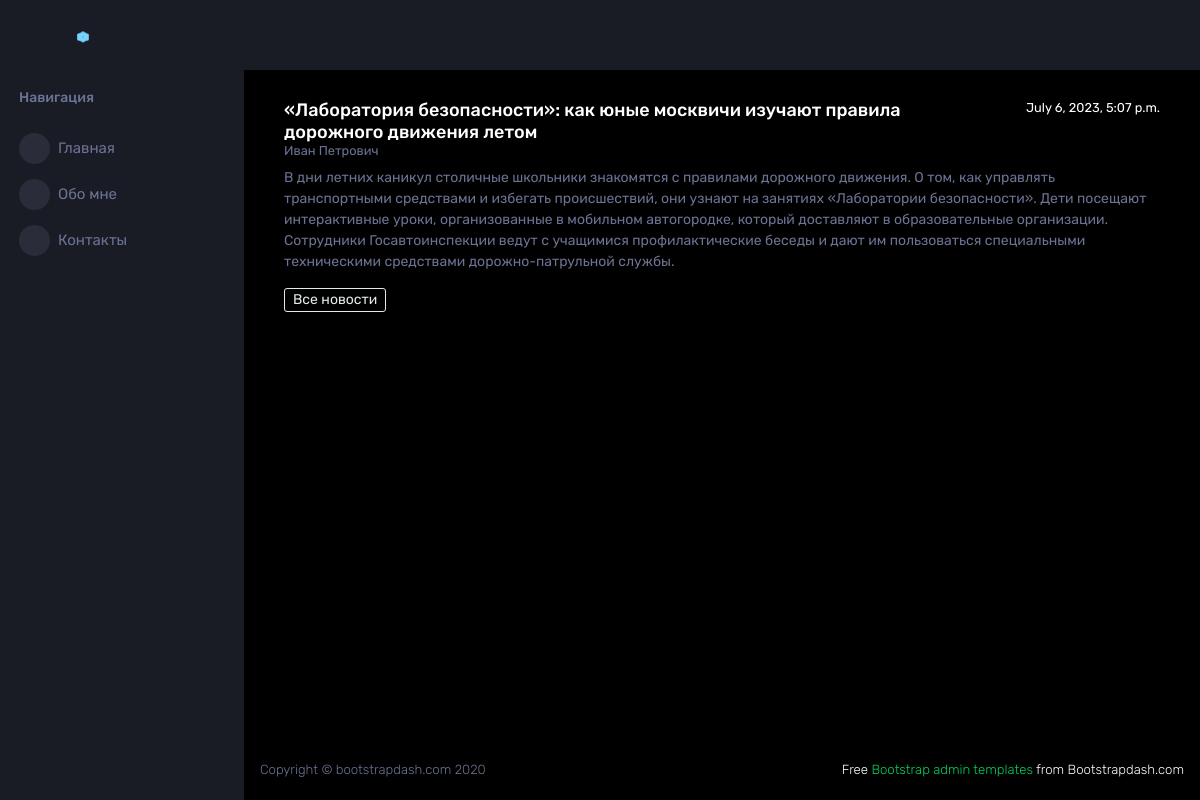
Screenshot of /news/1 with the database file from the repository.
### news/models.py (models this page shows, shortened)
class Post(models.Model):
    news = 'N'
    article = 'A'
    postChoice = [
        (news, 'Новость'),
        (article, 'Статья')
    ]
    postAuthor = models.ForeignKey(Author, on_delete = models.CASCADE)
    postType = models.CharField(max_length = 1, choices = postChoice, default = news)
    postDateTime = models.DateTimeField(auto_now_add = True)
    postCat = models.ManyToManyField(Category, through = 'PostCategory')
    postTitle = models.CharField(max_length = 255, default = 'Заголовок')
    postBody = models.TextField(default = 'Здесь должен быть текст')
    postRate = models.IntegerField(default = 0)

class Author(models.Model):
    userModel = models.OneToOneField(User, on_delete=models.CASCADE)
    userRate = models.IntegerField(default = 0)

### news/views.py (the view)
# urls.py: path('<int:pk>', NewsDetail.as_view())
class NewsDetail(DetailView):
    model = Post
    template_name = 'newspaper/post.html'
    context_object_name = 'post'

### news/templatetags/custom_filters.py (called while the page is built)
@register.filter(name='censor')
def censor(value):
    return cense(value)

### templates/newspaper/post.html (shortened to what this page needs)
{% extends 'layout/default.html' %}
{% load custom_filters %}
{% block content %}
<div class="container">
    <div class="row justify-content-md-center>">
       <div class="col">
            <h1 class="page-title">{{ post.postTitle|censor }}</h1>
       </div>
       <div class="col-md-auto">
            <h3 class="small test-muted">{{ post.postDateTime }}</h3>
        </div>
    </div>
    <div class="row">
        <div class="col">
            <h3 class="small text-muted">{{ post.postAuthor.userModel.username }}</h3>
        </div>
    </div>
    <div class="row">
        <div class="col">
            <p class="text-muted">{{ post.postBody|censor }}</p>
        </div>
    </div>
    <a role="button" class="btn btn-outline-secondary btn-sm" href="../news">Все новости</a>
</div>
{% endblock content %}

### rows the page displays
Post: postTitle|censor "«Лаборатория безопасности»: как юные москвичи изучают правила дорожного движения летом", postDateTime "July 6, 2023, 5:07 p.m.", postAuthor.userModel.username "Иван Петрович", postBody|censor "В дни летних каникул столичные школьники знакомятся с правилами дорожного движения. О том, как управлять транспортными средствами и избегать происшествий, они узнают на занятиях «Лаборатории безопасности». Дети посещают интерактивные уроки, организованные в мобильном автогородке, который доставляют в образовательные организации. Сотрудники Госавтоинспекции ведут с учащимися профилактические беседы и дают им пользоваться специальными техническими средствами дорожно-патрульной службы."
